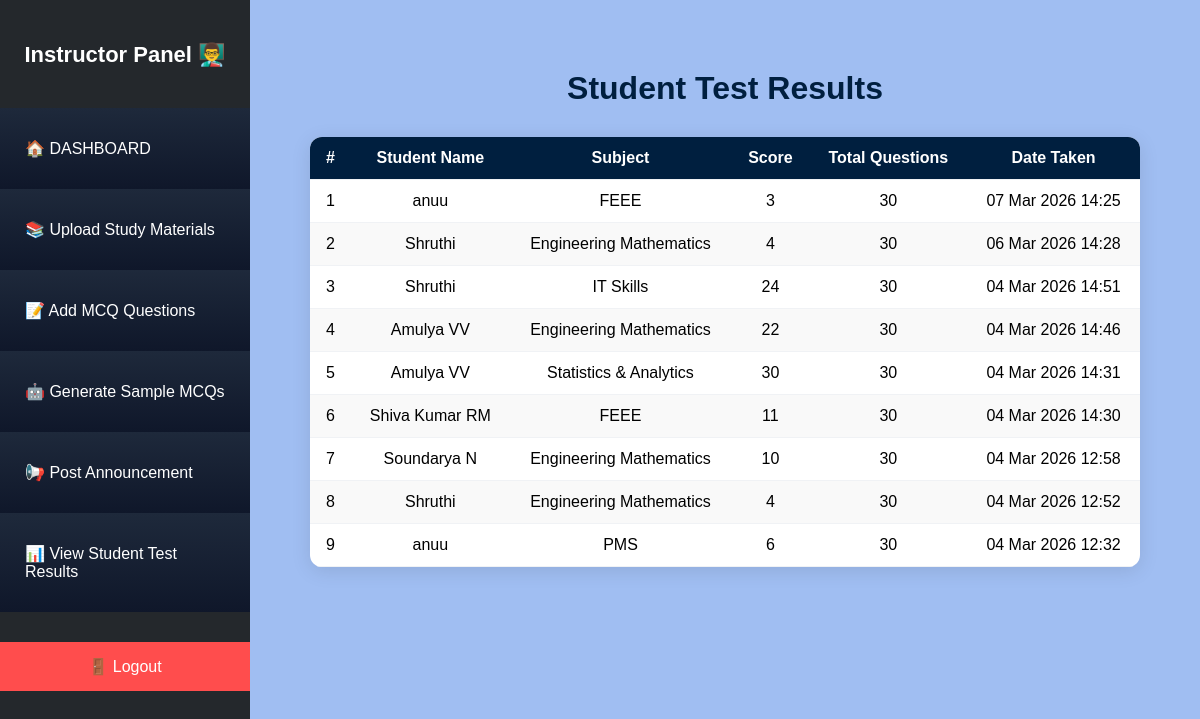
The app's page /instructor/instructor/test_results, older data.
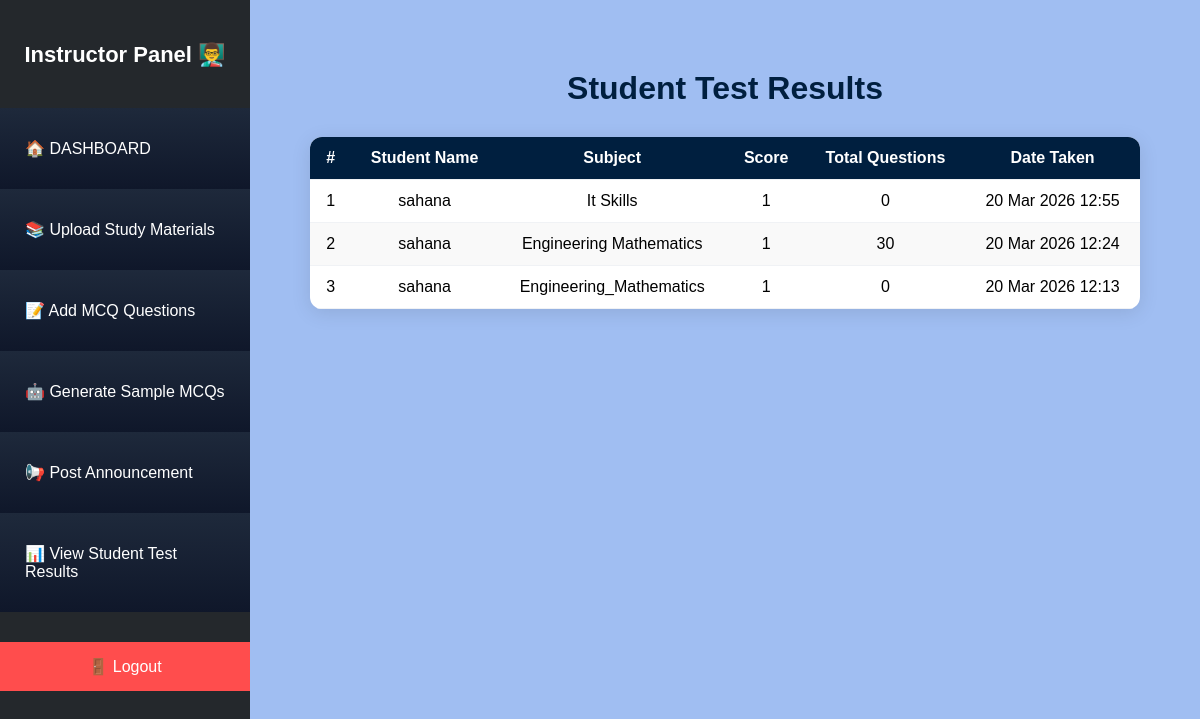
The same page, newer data.
### models.py (models this page shows)
class TestResult(db.Model):
    id = db.Column(db.Integer, primary_key=True)
    student_name = db.Column(db.String(100), nullable=False)
    subject = db.Column(db.String(100), nullable=False)
    score = db.Column(db.Integer, nullable=False)
    total = db.Column(db.Integer, nullable=False)
    date_taken = db.Column(db.DateTime, default=datetime.utcnow)

### routes/instructor_routes.py (the view)
@instructor.route('/instructor/test_results')
def instructor_test_results():
    results = TestResult.query.order_by(TestResult.date_taken.desc()).all()
    return render_template('instructor_test_results.html', results=results)

### app.py (called while the page is built)
@app.after_request
def add_header(response):
    response.headers["Cache-Control"] = "no-cache, no-store, must-revalidate"
    response.headers["Pragma"] = "no-cache"
    response.headers["Expires"] = "0"
    return response

### templates/instructor_test_results.html (shortened to what this page needs)
{% extends "instructor_layout.html" %}
{% block content %}
<div class="container">
    <h1>Student Test Results</h1>
    <table>
        <thead>
            <tr>
                <th>#</th>
                <th>Student Name</th>
                <th>Subject</th>
                <th>Score</th>
                <th>Total Questions</th>
                <th>Date Taken</th>
            </tr>
        </thead>
        <tbody>
            {% for res in results %}
            <tr>
                <td data-label="#">{{ loop.index }}</td>
                <td data-label="Student Name">{{ res.student_name }}</td>
                <td data-label="Subject">{{ res.subject }}</td>
                <td data-label="Score">{{ res.score }}</td>
                <td data-label="Total Questions">{{ res.total }}</td>
                <td data-label="Date Taken">{{ res.date_taken.strftime("%d %b %Y %H:%M") }}</td>
            </tr>
            {% endfor %}
        </tbody>
    </table>
</div>
{% endblock %}

### templates/instructor_layout.html (shortened to what this page needs)
<!DOCTYPE html>
<html>
<head>
</head>
<body>
<aside>
<h3 class="page-titles">Instructor Panel 👨‍🏫</h3>
<div class="sidebar-links">
    <a href="{{ url_for('instructor.dashboard') }}"><p>🏠 DASHBOARD</p></a>
    <a href="{{ url_for('instructor.instructor_subjects') }}"><p>📚 Upload Study Materials</p></a>
    <a href="{{ url_for('instructor.select_subject_for_mcq') }}"><p>📝 Add MCQ Questions</p></a>
    <a href="{{ url_for('instructor.generate_mcqs_page') }}"><p>🤖 Generate Sample MCQs</p></a>
    <a href="{{ url_for('instructor.add_announcement') }}"><p>📢 Post Announcement</p></a>
    <a href="{{ url_for('instructor.instructor_test_results') }}"><p>📊 View Student Test Results</p></a>
    <a href="{{ url_for('instructor.instructor_logout') }}" class="logout">🚪 Logout</a>
</div>
</aside>
<div class="main" id="main-content">
{% block content %}{% endblock %}
</div>
</body>
</html>

### templates/instructor_layout.html (style rules this page uses)
body { margin:0; font-family:'Poppins',sans-serif; display:flex; background:#a0bef2; }
aside { width:250px; height:100vh; background:#24282c; color:white; padding-top:20px; position:fixed; left:0; top:0; }
.page-titles { text-align:center; margin-bottom:40px; font-size:22px; font-weight:600; }
aside a { background:linear-gradient(180deg,#1e293b,#0f172a); display:block; padding:15px 25px; color:white; text-decoration:none; transition:0.3s; }
.main { margin-left:250px; padding:40px; width:100%; }
.main h1 { color:#001f3f; }
.logout { background:#ff4d4d; margin-top:30px; text-align:center; }

### templates/instructor_test_results.html (style rules this page uses)
.container { max-width: 1200px; margin: 30px auto; padding: 0 20px; }
h1 { text-align: center; color: #001f3f; margin-bottom: 30px; }
table { width: 100%; border-collapse: collapse; background: white; border-radius: 12px; overflow: hidden; box-shadow: 0 4px 20px rgba(0,0,0,0.1); }
thead { background: #001f3f; color: white; }
th, td { padding: 12px 15px; text-align: center; border-bottom: 1px solid #f0f2f5; }
tbody tr:nth-child(even) { background: #f9f9f9; }
th { font-weight: 600; }

Row changes from the older to the newer data that the page shows:
removed TestResult: student_name "anuu", subject "FEEE", score "3", total "30", date_taken "07 Mar 2026 14:25"
removed TestResult: student_name "Shruthi", subject "Engineering Mathematics", score "4", total "30", date_taken "06 Mar 2026 14:28"
removed TestResult: student_name "Shruthi", subject "IT Skills", score "24", total "30", date_taken "04 Mar 2026 14:51"
removed TestResult: student_name "Amulya VV", subject "Engineering Mathematics", score "22", total "30", date_taken "04 Mar 2026 14:46"
removed TestResult: student_name "Amulya VV", subject "Statistics & Analytics", score "30", total "30", date_taken "04 Mar 2026 14:31"
removed TestResult: student_name "Shiva Kumar RM", subject "FEEE", score "11", total "30", date_taken "04 Mar 2026 14:30"
removed TestResult: student_name "Soundarya N", subject "Engineering Mathematics", score "10", total "30", date_taken "04 Mar 2026 12:58"
removed TestResult: student_name "anuu", subject "PMS", score "6", total "30", date_taken "04 Mar 2026 12:32"
added TestResult: student_name "sahana", subject "It Skills", score "1", total "0", date_taken "20 Mar 2026 12:55"
changed TestResult "Engineering Mathematics": student_name "Shruthi" → "sahana"; score "4" → "1"; date_taken "04 Mar 2026 12:52" → "20 Mar 2026 12:24"
added TestResult: student_name "sahana", subject "Engineering_Mathematics", score "1", total "0", date_taken "20 Mar 2026 12:13"
